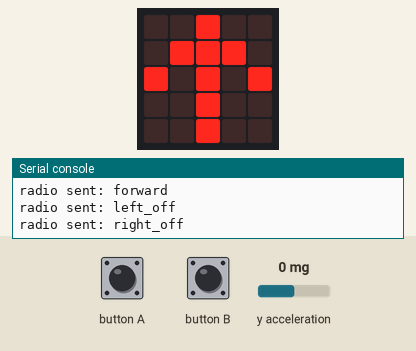
A program run on a simulated BBC micro:bit running MicroPython. Shown: the board's 5×5 LED display, the last lines printed to the serial console. The inputs (shaded band) are chosen by the test bench; at power-on: y acceleration 0 mg. No radio messages arrive unless stated (any console line starting 'radio sent:' is added by the test bench).

Above: at 1.2 s.
1.3 s: y acceleration set to 89 mg
2.8 s: y acceleration set to 107 mg
At 3.5 s:
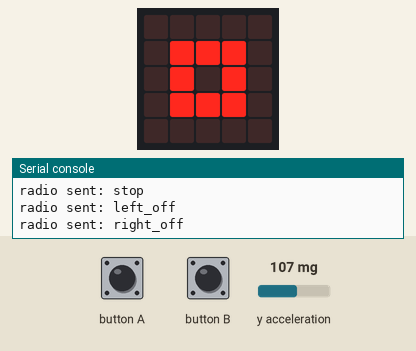
4.3 s: y acceleration set to 648 mg
5.8 s: y acceleration set to 732 mg
At 6.3 s:
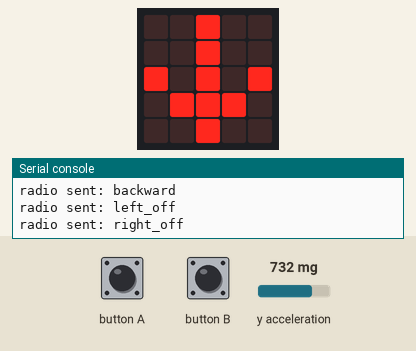
Timing chart, 0 to 8.8 s (numbered marks = the images above; inputs shaded):
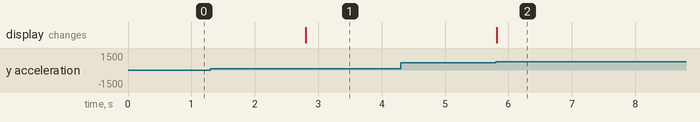

The program:

controller.py
```python
import radio
from microbit import *

radio.on()

while True:
    y = accelerometer.get_y()

    if y < 100:
        radio.send("forward")
        display.show(Image.ARROW_N)
    elif y > 700:
        radio.send("backward")
        display.show(Image.ARROW_S)
    else:
        radio.send("stop")
        display.show(Image.SQUARE_SMALL)

    left_message = "left_" + ("on" if button_a.is_pressed() else "off")
    right_message = "right_" + ("on" if button_b.is_pressed() else "off")

    radio.send(left_message)
    radio.send(right_message)

    sleep(50)
```

Measured:
- the behaviour switches between 99 and 100 mg on y acceleration (found by bisection; images 0 and 1)
- the behaviour switches between 700 and 701 mg on y acceleration (found by bisection; images 1 and 2)
- after the input at 2.8 s, the display: changes at once (image 1)
- after the input at 5.8 s, the display: changes at once (image 2)
